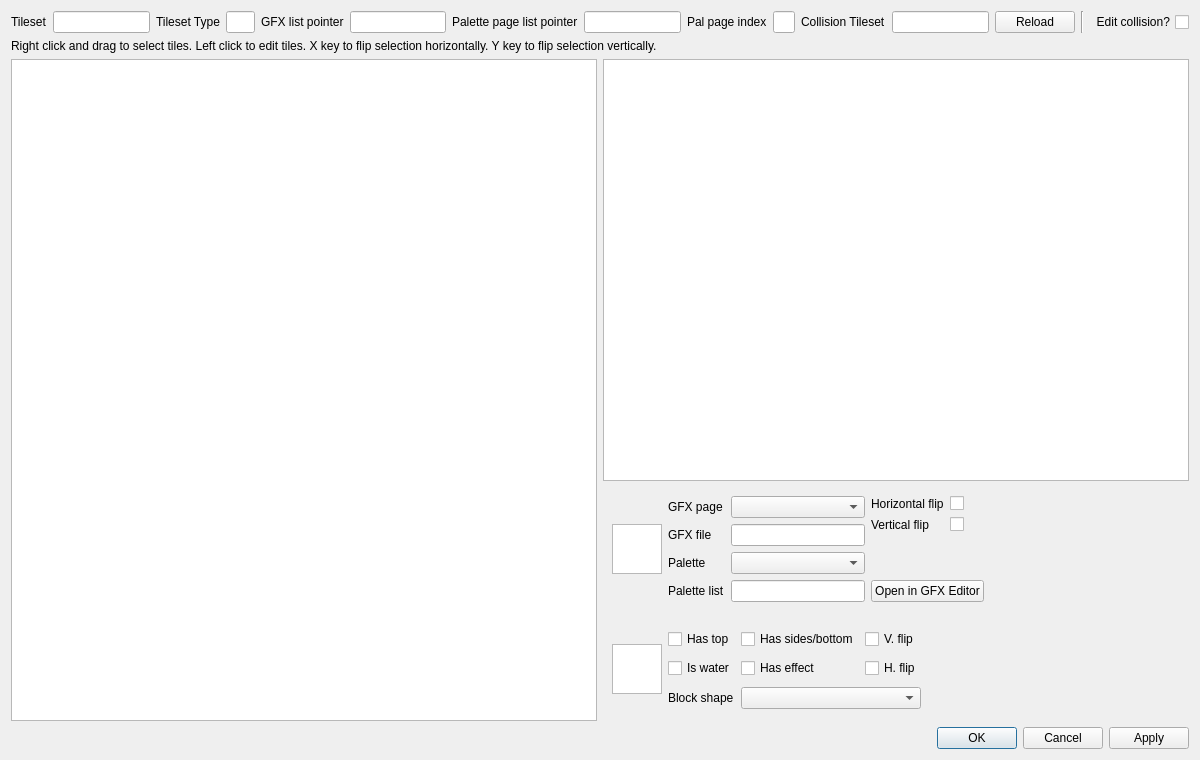
<?xml version="1.0" encoding="UTF-8"?>
<ui version="4.0">
 <class>TilesetEditor</class>
 <widget class="QDialog" name="TilesetEditor">
  <property name="geometry">
   <rect>
    <x>0</x>
    <y>0</y>
    <width>1200</width>
    <height>760</height>
   </rect>
  </property>
  <property name="windowTitle">
   <string>Tileset Editor</string>
  </property>
  <layout class="QVBoxLayout" name="verticalLayout_2">
   <item>
    <layout class="QHBoxLayout" name="horizontalLayout_2">
     <item>
      <widget class="QLabel" name="label_5">
       <property name="text">
        <string>Tileset</string>
       </property>
      </widget>
     </item>
     <item>
      <widget class="QLineEdit" name="tileset_pointer"/>
     </item>
     <item>
      <widget class="QLabel" name="label_6">
       <property name="text">
        <string>Tileset Type</string>
       </property>
      </widget>
     </item>
     <item>
      <widget class="QLineEdit" name="tileset_type">
       <property name="maximumSize">
        <size>
         <width>40</width>
         <height>16777215</height>
        </size>
       </property>
      </widget>
     </item>
     <item>
      <widget class="QLabel" name="label_9">
       <property name="text">
        <string>GFX list pointer</string>
       </property>
      </widget>
     </item>
     <item>
      <widget class="QLineEdit" name="gfx_list_pointer"/>
     </item>
     <item>
      <widget class="QLabel" name="label_7">
       <property name="text">
        <string>Palette page list pointer</string>
       </property>
      </widget>
     </item>
     <item>
      <widget class="QLineEdit" name="palette_page_list_pointer"/>
     </item>
     <item>
      <widget class="QLabel" name="label_13">
       <property name="text">
        <string>Pal page index</string>
       </property>
      </widget>
     </item>
     <item>
      <widget class="QLineEdit" name="palette_page_index">
       <property name="maximumSize">
        <size>
         <width>30</width>
         <height>16777215</height>
        </size>
       </property>
      </widget>
     </item>
     <item>
      <widget class="QLabel" name="label_10">
       <property name="text">
        <string>Collision Tileset</string>
       </property>
      </widget>
     </item>
     <item>
      <widget class="QLineEdit" name="collision_tileset_pointer"/>
     </item>
     <item>
      <widget class="QPushButton" name="reload_button">
       <property name="text">
        <string>Reload</string>
       </property>
      </widget>
     </item>
     <item>
      <widget class="Line" name="line_2">
       <property name="orientation">
        <enum>Qt::Vertical</enum>
       </property>
      </widget>
     </item>
     <item>
      <widget class="QCheckBox" name="display_collision">
       <property name="layoutDirection">
        <enum>Qt::RightToLeft</enum>
       </property>
       <property name="text">
        <string>Edit collision?</string>
       </property>
      </widget>
     </item>
    </layout>
   </item>
   <item>
    <widget class="QLabel" name="label_12">
     <property name="text">
      <string>Right click and drag to select tiles. Left click to edit tiles. X key to flip selection horizontally. Y key to flip selection vertically.</string>
     </property>
    </widget>
   </item>
   <item>
    <layout class="QHBoxLayout" name="horizontalLayout_3">
     <item>
      <widget class="QGraphicsView" name="tileset_graphics_view">
       <property name="minimumSize">
        <size>
         <width>524</width>
         <height>193</height>
        </size>
       </property>
      </widget>
     </item>
     <item>
      <layout class="QVBoxLayout" name="verticalLayout">
       <item>
        <widget class="QGraphicsView" name="gfx_page_graphics_view">
         <property name="sizePolicy">
          <sizepolicy hsizetype="Expanding" vsizetype="Expanding">
           <horstretch>0</horstretch>
           <verstretch>1</verstretch>
          </sizepolicy>
         </property>
        </widget>
       </item>
       <item>
        <layout class="QVBoxLayout" name="verticalLayout_3">
         <item>
          <widget class="QWidget" name="edit_graphics_group" native="true">
           <property name="minimumSize">
            <size>
             <width>0</width>
             <height>104</height>
            </size>
           </property>
           <layout class="QHBoxLayout" name="edit_graphics_layout">
            <item>
             <widget class="QGraphicsView" name="selected_tile_graphics_view">
              <property name="maximumSize">
               <size>
                <width>50</width>
                <height>50</height>
               </size>
              </property>
             </widget>
            </item>
            <item>
             <layout class="QFormLayout" name="formLayout">
              <property name="fieldGrowthPolicy">
               <enum>QFormLayout::AllNonFixedFieldsGrow</enum>
              </property>
              <item row="0" column="0">
               <widget class="QLabel" name="label">
                <property name="text">
                 <string>GFX page</string>
                </property>
               </widget>
              </item>
              <item row="0" column="1">
               <widget class="QComboBox" name="gfx_page_index"/>
              </item>
              <item row="1" column="0">
               <widget class="QLabel" name="label_8">
                <property name="text">
                 <string>GFX file</string>
                </property>
               </widget>
              </item>
              <item row="1" column="1">
               <widget class="QLineEdit" name="gfx_file">
                <property name="minimumSize">
                 <size>
                  <width>100</width>
                  <height>0</height>
                 </size>
                </property>
               </widget>
              </item>
              <item row="2" column="0">
               <widget class="QLabel" name="label_3">
                <property name="text">
                 <string>Palette</string>
                </property>
               </widget>
              </item>
              <item row="2" column="1">
               <widget class="QComboBox" name="palette_index"/>
              </item>
              <item row="3" column="0">
               <widget class="QLabel" name="label_14">
                <property name="text">
                 <string>Palette list</string>
                </property>
               </widget>
              </item>
              <item row="3" column="1">
               <widget class="QLineEdit" name="palette_list_pointer"/>
              </item>
             </layout>
            </item>
            <item>
             <layout class="QVBoxLayout" name="verticalLayout_4">
              <item>
               <layout class="QFormLayout" name="formLayout_2">
                <property name="fieldGrowthPolicy">
                 <enum>QFormLayout::AllNonFixedFieldsGrow</enum>
                </property>
                <item row="1" column="0">
                 <widget class="QLabel" name="label_2">
                  <property name="text">
                   <string>Horizontal flip</string>
                  </property>
                 </widget>
                </item>
                <item row="1" column="1">
                 <widget class="QCheckBox" name="horizontal_flip">
                  <property name="text">
                   <string/>
                  </property>
                 </widget>
                </item>
                <item row="2" column="0">
                 <widget class="QLabel" name="label_4">
                  <property name="text">
                   <string>Vertical flip</string>
                  </property>
                 </widget>
                </item>
                <item row="2" column="1">
                 <widget class="QCheckBox" name="vertical_flip">
                  <property name="text">
                   <string/>
                  </property>
                 </widget>
                </item>
               </layout>
              </item>
              <item>
               <widget class="QPushButton" name="open_in_gfx_editor">
                <property name="text">
                 <string>Open in GFX Editor</string>
                </property>
               </widget>
              </item>
             </layout>
            </item>
            <item>
             <spacer name="horizontalSpacer">
              <property name="orientation">
               <enum>Qt::Horizontal</enum>
              </property>
              <property name="sizeHint" stdset="0">
               <size>
                <width>40</width>
                <height>20</height>
               </size>
              </property>
             </spacer>
            </item>
           </layout>
          </widget>
         </item>
         <item>
          <widget class="QWidget" name="edit_collision_group" native="true">
           <property name="minimumSize">
            <size>
             <width>0</width>
             <height>104</height>
            </size>
           </property>
           <layout class="QHBoxLayout" name="edit_collision_layout">
            <item>
             <widget class="QGraphicsView" name="selected_tile_collision_graphics_view">
              <property name="maximumSize">
               <size>
                <width>50</width>
                <height>50</height>
               </size>
              </property>
             </widget>
            </item>
            <item>
             <layout class="QGridLayout" name="gridLayout">
              <item row="0" column="1">
               <widget class="QCheckBox" name="has_sides_and_bottom">
                <property name="text">
                 <string>Has sides/bottom</string>
                </property>
               </widget>
              </item>
              <item row="1" column="1">
               <widget class="QCheckBox" name="has_effect">
                <property name="text">
                 <string>Has effect</string>
                </property>
               </widget>
              </item>
              <item row="2" column="0">
               <widget class="QLabel" name="label_11">
                <property name="text">
                 <string>Block shape</string>
                </property>
               </widget>
              </item>
              <item row="0" column="0">
               <widget class="QCheckBox" name="has_top">
                <property name="text">
                 <string>Has top</string>
                </property>
               </widget>
              </item>
              <item row="1" column="0">
               <widget class="QCheckBox" name="is_water">
                <property name="text">
                 <string>Is water</string>
                </property>
               </widget>
              </item>
              <item row="0" column="2">
               <widget class="QCheckBox" name="coll_vertical_flip">
                <property name="text">
                 <string>V. flip</string>
                </property>
               </widget>
              </item>
              <item row="1" column="2">
               <widget class="QCheckBox" name="coll_horizontal_flip">
                <property name="text">
                 <string>H. flip</string>
                </property>
               </widget>
              </item>
              <item row="2" column="1" colspan="2">
               <widget class="QComboBox" name="block_shape"/>
              </item>
             </layout>
            </item>
            <item>
             <spacer name="horizontalSpacer_2">
              <property name="orientation">
               <enum>Qt::Horizontal</enum>
              </property>
              <property name="sizeHint" stdset="0">
               <size>
                <width>40</width>
                <height>20</height>
               </size>
              </property>
             </spacer>
            </item>
           </layout>
          </widget>
         </item>
        </layout>
       </item>
      </layout>
     </item>
    </layout>
   </item>
   <item>
    <widget class="QDialogButtonBox" name="buttonBox">
     <property name="standardButtons">
      <set>QDialogButtonBox::Apply|QDialogButtonBox::Cancel|QDialogButtonBox::Ok</set>
     </property>
    </widget>
   </item>
  </layout>
 </widget>
 <resources/>
 <connections/>
</ui>
